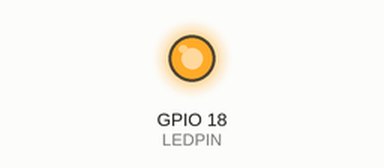
Bench run of a program on a simulated Raspberry Pi (BCM pin numbers). Parts: output pins drawn as LEDs (lit = HIGH). At 8.4 s the program stops and its outputs stay as they are.

Above: at 8.0 s.
At 8.5 s:
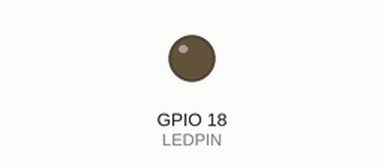
Timing chart, 0 to 9.9 s (numbered marks = the images above):
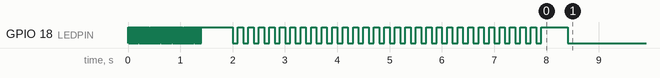

The program:

buzztest.py
```python
#!/usr/bin/python
# The above comment allows the shell to see what application
# this script requires to execute. This allows us to mark the
# file as executable.

# this script assumes the following simple circuit with an active buzzer.
#    GPIO #18 pin connected to buzzer cathode or negative leg (short one).
#    buzzer anode or positive leg (long one) connected to 3.3v

# we set GPIO #18 HIGH to prevent power flowing to the buzzer, turning
# it off. we set GPIO #18 LOW to allow power to flow through the buzzer
# turning it on.

# import the necessary libraries and other components we need
# to do what we are going to do.
import RPi.GPIO as GPIO
import time

# set GPIO #1 as buzzer pin, Python RPi.GPIO uses BCM
# or Broadcom board pin numbering which is different
# from the wiringPi library numbering convention.
LEDPIN = 18


# ------     methods we are using in our application

# setup function to set up the operating environment.
# we will select GCM numbering for the setmode()
# then we indicate the GPIO pin we are using along with
# its initial level of HIGH so the buzzer starts off inactive.
def setup():
    GPIO.setwarnings(False)
    GPIO.setmode(GPIO.BCM)
    GPIO.setup(LEDPIN, GPIO.OUT, initial=GPIO.HIGH)

# make the buzzer oscillate for a given period of time
# make sure the buzzer is turned off before we return.
def buzz(iPin, iCount, fDelay):
    while (iCount > 0):
        # turn off the buzzer.
        GPIO.output (iPin, GPIO.HIGH)
        time.sleep(fDelay)

        # turn on the buzzer.
        GPIO.output (iPin, GPIO.LOW)
        time.sleep(fDelay)
        iCount -= 1
        pass
    # turn off the buzzer as we leave this function.
    GPIO.output (iPin, GPIO.HIGH)


# the main routine will just loop forever turning the LED
# on and then off until the user interrupts with a control-C.
def main():
    buzz (LEDPIN, 70, 0.01)
    time.sleep (0.50)

    buzz (LEDPIN, 30, 0.1)
    time.sleep (0.50)
    destroy()

# handle the keyboard interrupt by cleaning up the GPIO environment
# in order to exit our program.
def destroy():
    GPIO.output(LEDPIN, GPIO.HIGH)
    GPIO.cleanup()

# ------- no more methods


# if this script is being run directly then do the
# environment setup and run our main routine until interrupted.
if __name__ == '__main__':
    setup()
    try:
        main()
    except KeyboardInterrupt:
        destroy()
```
